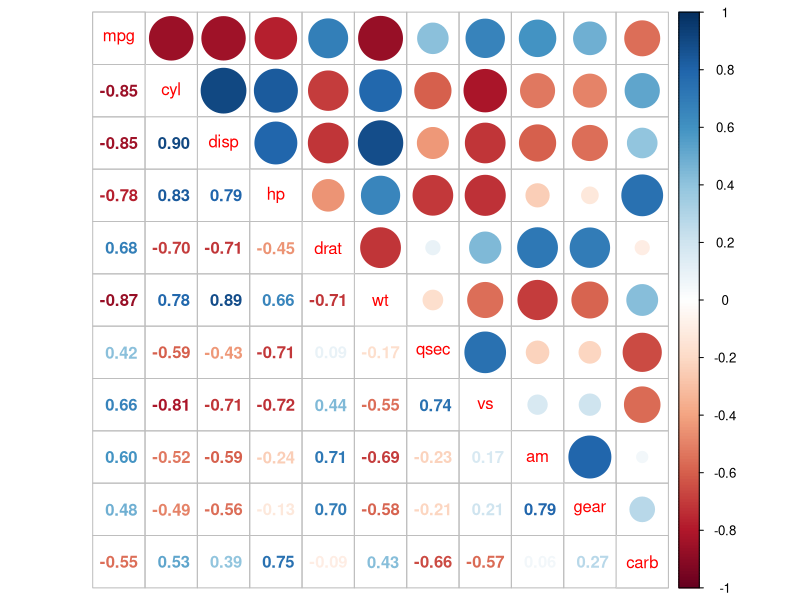
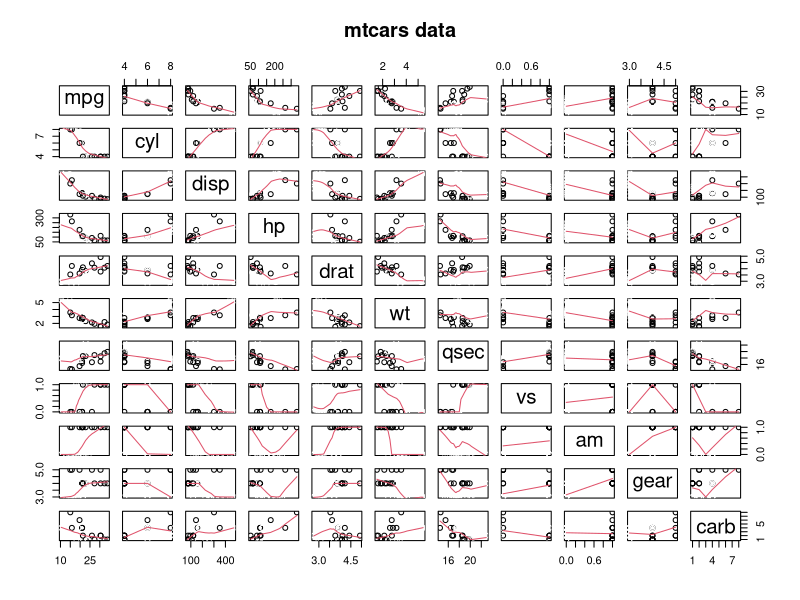
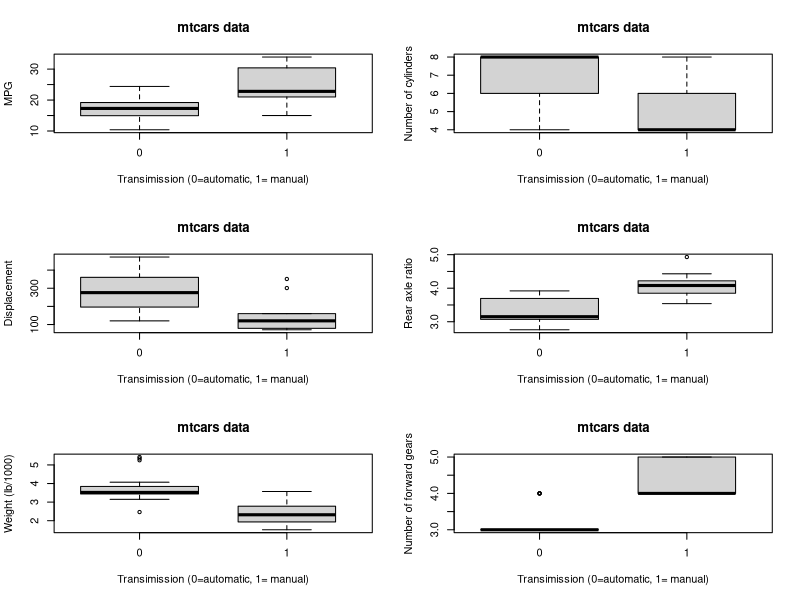
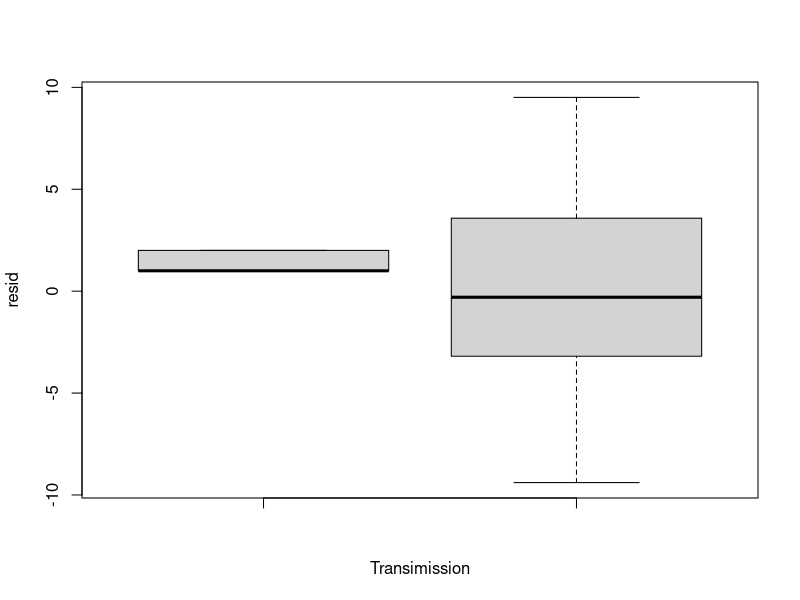
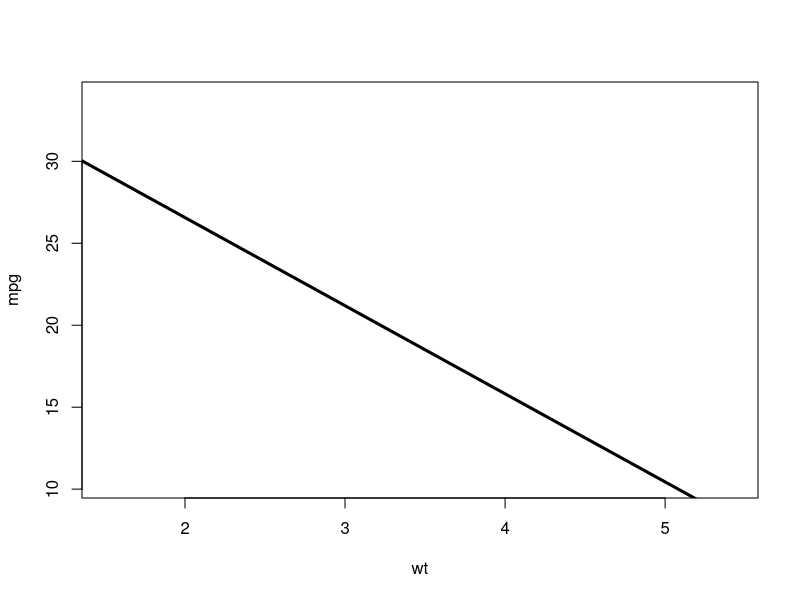

Recreate these plots in R, in order.
## ---- chunk 1
library(datasets); data(mtcars); require(stats); require(graphics)
?mtcars
## ---- chunk 2
corMat <- cor(mtcars)
library(corrplot)
#corrplot(corMat, method="circle",tl.cex=0.5)
corrplot.mixed(corMat)
## ---- chunk 3
pairs(mtcars, panel=panel.smooth, main="mtcars data",col=mtcars$am)
## ---- chunk 4
mtcars<-transform(mtcars, am=factor(am))


require(datasets);data(mtcars)
require(stats); require(graphics)
par(mfrow=c(3,2))
boxplot(mpg ~ am, data = mtcars,
        xlab = "Transimission (0=automatic, 1= manual)", ylab = "MPG",
        main = "mtcars data", varwidth = TRUE, col = "lightgray")

boxplot(cyl ~ am, data = mtcars,
        xlab = "Transimission (0=automatic, 1= manual)", ylab = "Number of cylinders",
        main = "mtcars data", varwidth = TRUE, col = "lightgray")

boxplot(disp ~ am, data = mtcars,
        xlab = "Transimission (0=automatic, 1= manual)", ylab = "Displacement",
        main = "mtcars data", varwidth = TRUE, col = "lightgray")

boxplot(drat ~ am, data = mtcars,
        xlab = "Transimission (0=automatic, 1= manual)", ylab = "Rear axle ratio",
        main = "mtcars data", varwidth = TRUE, col = "lightgray")

boxplot(wt ~ am, data = mtcars,
        xlab = "Transimission (0=automatic, 1= manual)", ylab = "Weight (lb/1000)",
        main = "mtcars data", varwidth = TRUE, col = "lightgray")

boxplot(gear ~ am, data = mtcars,
        xlab = "Transimission (0=automatic, 1= manual)", ylab = "Number of forward gears",
        main = "mtcars data", varwidth = TRUE, col = "lightgray")


par(mfrow=c(1,1))
## ---- chunk 5
 fit1 <- lm(mpg~am, data=mtcars)
# e<-resid(fit1)
 boxplot(mtcars$am,resid(fit1), xlab="Transimission", ylab="resid")

 (am1<-summary(fit1$coef))
## ---- chunk 6
fit2 <- lm(mpg~., data=mtcars)
e <-fit2$coefficients
summary(fit2)
## ---- chunk 7

fit3 <- lm(mpg~ am+wt, data=mtcars)
e <-fit3$coefficients
summary(fit3)

plot(mpg~wt,col=am+2, data=mtcars)
e <- summary(fit3)$coef
abline(c(e[1,1], e[2,1] ), col="red", lwd=3 )
abline(c(e[1,1], e[2,1]+e[3,1]), col="black", lwd=3)
## ---- chunk 8
anova(fit1,fit2,fit3)
